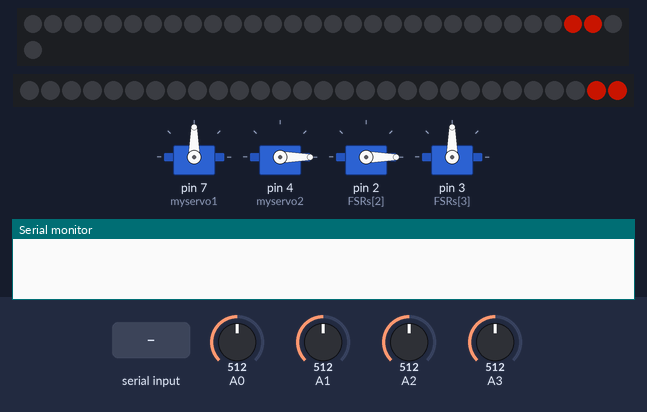
Bench run of a sketch on a simulated Arduino Uno, built with avr-gcc and run on an emulated ATmega328P. On the bench: 4 × servo, 31 RGB LEDs in strip order, left to right, continuing on the next row, 29 RGB LEDs in strip order, left to right, the last lines printed to the serial monitor. Inputs (shaded band) come from the test bench; at power-on: A0 = 512, A1 = 512, A2 = 512, A3 = 512. Dim RGB values are drawn brighter than linear.

Above: at 4.2 s.
4.3 s: "d" received over Serial
At 9.4 s:
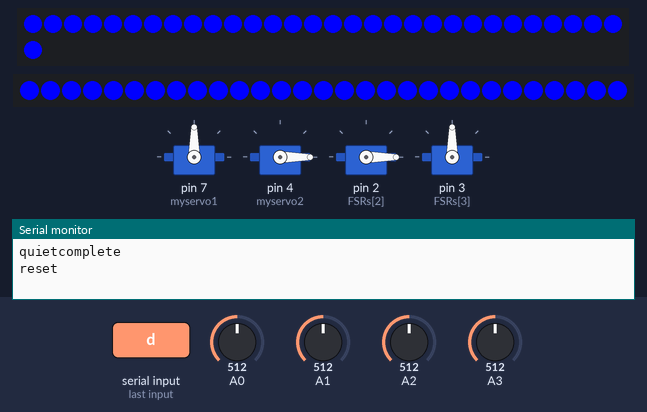
At 12.9 s:
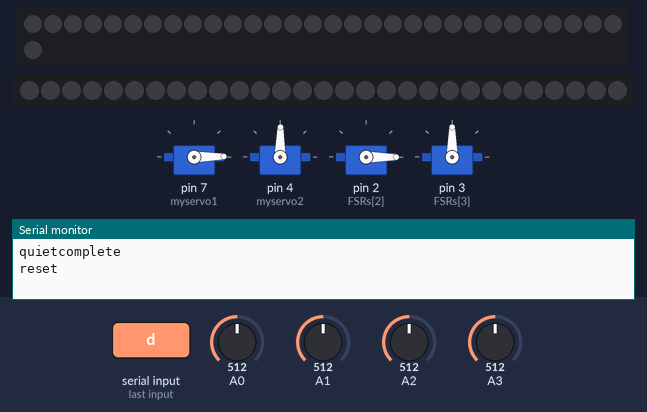
Timing chart, 0 to 30.3 s (numbered marks = the images above; inputs shaded):
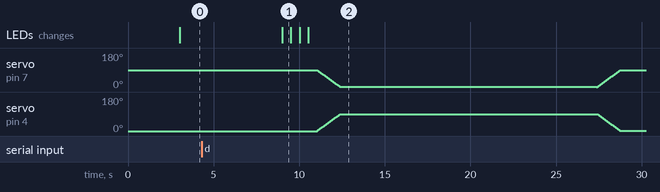

Measured:
- after the input at 4.3 s, servo on pin 4 (myservo2): rises from 0° to 90° in 16.3 s, then falls to 1° in 1.4 s; the LEDs: change after 4.7 s (image 1)
- what the display in image 1 shows lasts 0.5 s, from 9.0 s to 9.5 s

The sketch:

NeoPixel_DoublePath.ino
```cpp
// Simple NeoPixel test.  Lights just a few pixels at a time so a
// 1m strip can safely be powered from Arduino 5V pin.  Arduino
// may nonetheless hiccup when LEDs are first connected and not
// accept code.  So upload code first, unplug USB, connect pixels
// to GND FIRST, then +5V and digital pin 6, then re-plug USB.
// A working strip will show a few pixels moving down the line,
// cycling between red, green and blue.  If you get no response,
// might be connected to wrong end of strip (the end wires, if
// any, are no indication -- look instead for the data direction
// arrows printed on the strip).

// error timeout of walk

#include <stdint.h>
#include <Adafruit_NeoPixel.h>
#include <Servo.h>

#define PIN 5
#define PIN2 6
#define N_LEDS 31 // all yellow wires, fast one
#define N_LEDS2 29 // one with colored wires, slow one

Servo myservo1;  // create servo object to control a servo
Servo myservo2;                // a maximum of eight servo objects can be created
Servo myservo3;
Servo myservo4;
int pos1 = 0;    // variable to store the servo position
int pos2 = 90;
int cont = 0;
int done = 0;

// speed
// 0 = off (initial)
// 1 = fast
// 2 = slow
int s = 2;
int i = 0;
int fastdelay = 350;
int slowdelay = 2000;
int timeouts[] = {0,1000,10000}; // how much time you have to step on the next step {fast, slow]}

unsigned long prevMillis=0;
int threshold = 450; // fsr threshold for a step
uint32_t color;

int FSRs[] = {0,1,2,3}; // pins in order for four step sensors.
int fsrvals[] = {0,0,0,0};
int lights[] = {27, 19, 11, 3, 1}; // indices of the lights we will show, in order, for each FSR. add 28
int currentFSR = 0; // index of array
char serInString[40];  // array that will hold the different bytes of the string. 100=100characters;
                        // -> you must state how long the array will be else it won't work properly

Adafruit_NeoPixel strip = Adafruit_NeoPixel(N_LEDS, PIN, NEO_GRB + NEO_KHZ800);
Adafruit_NeoPixel strip2 = Adafruit_NeoPixel(N_LEDS2, PIN2, NEO_GRB + NEO_KHZ800);

void setup() {
  // attach pins to servos
  myservo1.attach(7);
  myservo2.attach(4);
  myservo3.attach(2);
  myservo4.attach(3);

  Serial.begin(9600);
  strip.begin();
  strip.show();
  strip2.begin();
  strip2.show();

  /// initial position: closed?
  myservo1.write(pos2);
  myservo2.write(pos1);
  myservo3.write(pos1);
  myservo4.write(pos2);
  delay(3000);
  myservo1.detach();
  myservo2.detach();
  myservo3.detach();
  myservo4.detach();
}

void loop() {
  unsigned long currentMillis = millis();

  // clear the string
  memset(serInString, 0, 40);
  //read the serial port and create a string out of what you read
  readSerialString(serInString);
  if(serInString[0] == 'd') {
    // received proper microphone scream
    Serial.println("reset");
    flash(2);

    openDoor(s);
    currentFSR=0;
  }
  if(serInString[0] == 'x') {
    // time out on microphone - never receieved proper audio level
    Serial.println("reset");
    flash(1);

    currentFSR=0;
  }


  // check input -- "active" vs "quiet" or "1,2"
  // if we have time, additional "party" (3) mode where you have to bring a friend.
  if((serInString[0] == 'a' && serInString[1] == 'c') || serInString[0] == '1') {
    // active -- don't want to deal with possible C string manipulation bugs
    s = 1;
  } else if((serInString[0] == 'q' && serInString[1] == 'u') || serInString[0] == '2') {
    // quiet
    s = 2;
  }

  // define the color we need
  if(s == 1) {
    // fast
    color = strip.Color(255, 255, 255);
  } else if(s == 2) {
    // slow
    color = strip.Color(100,10,0);
  } else {
    // off
    color = strip.Color(0,0,0);
  }

  // if you don't step on the next one in time (fast) we error and reset
  if(done == 0 && currentFSR != 0 && (currentMillis - prevMillis) > timeouts[s]) {
    flash(1);
    currentFSR = 0;
    done = 0;
  }

  // set the color for the correct index only
  for (int j=0; j < strip.numPixels(); j++) {
    if(j == lights[currentFSR] || j == lights[currentFSR]+1) {
      strip.setPixelColor(j, color);
    } else {
      strip.setPixelColor(j, 0);
    }
  }
  for (int j=0; j < strip2.numPixels(); j++) {
    if(j == lights[currentFSR] || j == lights[currentFSR]+1) {
      strip2.setPixelColor(j, color);
    } else {
      strip2.setPixelColor(j, 0);
    }
  }
  strip.show();
  strip2.show();

  // which FSR do we look for next?
  String debug = "LOOKING FOR NUMBER " + String(currentFSR);

  // get all the FSR values
  for(int j = 0 ; j < 4 ; ++j) {
    fsrvals[j] = analogRead(FSRs[j]);
  }

  debug = String(fsrvals[0]) + ", " + String(fsrvals[1]) + ", " + String(fsrvals[2]) + ", " + String(fsrvals[3]);

  // check if any are above threshold
  for(int j=0;j<4;++j) {
    if(fsrvals[j] > threshold) {
      if(j == currentFSR) {
        // you stepped on the right one!
        currentMillis = millis();
        prevMillis = currentMillis;

        if(s == 1 && currentFSR == 3) {
          Serial.println("activecomplete");
          done = 1;
        } else if(s == 2 && currentFSR == 3) {
          Serial.println("quietcomplete");
          done = 1;
        } else {
          currentFSR++;

          if(s == 1) {
            // fast delay
            delay(fastdelay);
          } else {
            // slow delay
            delay(slowdelay);
          }
          currentMillis = millis();
          prevMillis = currentMillis;
        }
      } else if(j == currentFSR-1) {
        // still standing on the previous step
      } else {
        // wrong one! error state, and reset!
        // flash all lights red a few times
        flash(1);

        // reset current one
        currentFSR = 0;
        done = 0;
      }
    }
  }
}


void flash(int type) {
  uint32_t flashcolor;
  int fdelay = 300;
  if(type == 1) {
    // error
    flashcolor = strip.Color(255, 0, 0);
    fdelay = 300;
  } else if(type == 2) {
    // end success
    flashcolor = strip.Color(0, 0, 255);
    fdelay = 500;
  }


  for (int k=0; k < strip.numPixels(); k++) {
    strip.setPixelColor(k, flashcolor);
  }
  for (int k=0; k < strip2.numPixels(); k++) {
    strip2.setPixelColor(k, flashcolor);
  }
  strip.show();
  strip2.show();
  delay(fdelay);

  for (int k=0; k < strip.numPixels();k++) {
    strip.setPixelColor(k, 0);
  }
  for (int k=0; k < strip2.numPixels(); k++) {
    strip2.setPixelColor(k, 0);
  }
  strip.show();
  strip2.show();
  delay(fdelay);
  for (int k=0; k < strip.numPixels(); k++) {
    strip.setPixelColor(k, flashcolor);
  }
  for (int k=0; k < strip2.numPixels(); k++) {
    strip2.setPixelColor(k, flashcolor);
  }
  strip.show();
  strip2.show();
  delay(fdelay);

  for (int k=0; k < strip.numPixels();k++) {
    strip.setPixelColor(k, 0);
  }
  for (int k=0; k < strip2.numPixels(); k++) {
    strip2.setPixelColor(k, 0);
  }
  strip.show();
  strip2.show();
  delay(fdelay);
}

//read a string from the serial and store it in an array
//you must supply the array variable
void readSerialString (char *strArray) {
  int i = 0;
  if(!Serial.available()) {
    return;
  }
  while (Serial.available()) {
    strArray[i] = Serial.read();
    i++;
  }
}

void openDoor(int type) {
  if(type == 1) {
    // fast
    // open top two servos, 2 and 3
    myservo3.attach(2);
    myservo4.attach(3);
    while (cont <90)
    {
       myservo3.write(cont);
       myservo4.write(pos2-cont);
       cont += 1;
       delay(15);
    }
    delay(15000);
    while(cont>0)
    {
        myservo3.write(cont);
        myservo4.write(pos2-cont);
        cont -= 1;
        delay(15);
    }
    delay(3000);
    myservo3.detach();
    myservo4.detach();
  }  else if(type == 2) {
    // slow
    myservo1.attach(7);
    myservo2.attach(4);

    while (cont <90)
    {
       myservo1.write(pos2-cont);
       myservo2.write(cont);
       cont += 1;
       delay(15);
    }
    delay(15000);
    while(cont>0)
    {
        myservo1.write(pos2-cont);
        myservo2.write(cont);
        cont -= 1;
        delay(15);
    }
    delay(3000);
    myservo1.detach();
    myservo2.detach();
  }
}
```
